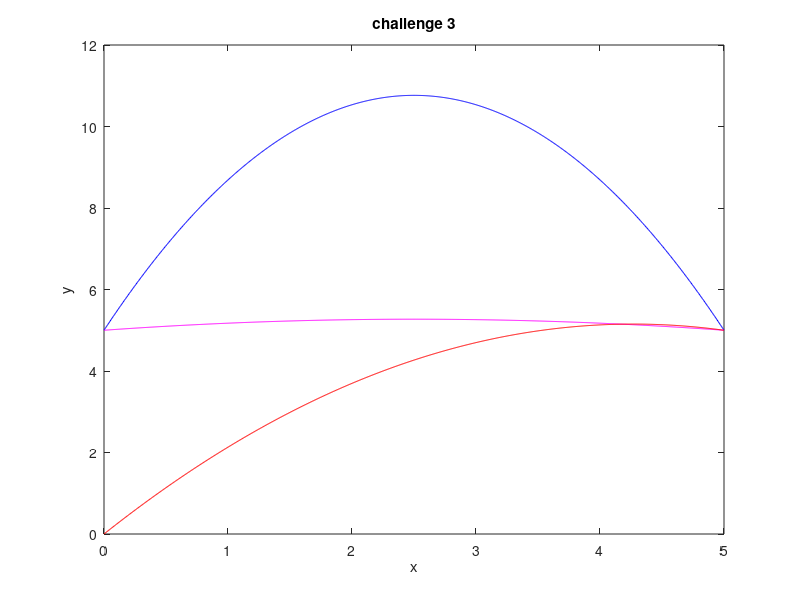

Write the MATLAB code that produced this figure.
X = input('Enter X coordiante of target')
Y = input('Enter Y coordinate of target')
h = input('Enter launch height')
#u = input('Enter launch speed')

g = 9.80665
u = (g^0.5)*(Y+((X^2)+(Y^2))^0.5)^0.5
a = g*(0.5/(u^2))*(X^2)
b = 0-X
c = Y -h + g*(X^2)*(0.5/(u^2))

t1 = (-b + ((b^2)-4*a*c)^0.5)/(2*a)
t2 = (-b - ((b^2)-4*a*c)^0.5)/(2*a)
t3 = ((Y + ((X^2)+(Y^2))^0.5)/X)

x = 0:X/1000:X

y1 = h+ (t1.*x)-((g/(2*(u^2)))*(1+(t1)^2)*(x.^2))
y2 = h+ (t2.*x)-((g/(2*(u^2)))*(1+(t2)^2)*(x.^2))
#y3 = h+(t3.*x)-((g/(2*(u^2)))*(1+(t3)^2)*(x.^2))
y3 = x.*((Y + ((X^2)+(Y^2))^0.5)/X)-((((X^2)+(Y^2))^0.5)/(X^2)).*(x.^2)

plot(x,y1,'b')
hold on
plot(x,y2,'m')
hold on
plot(x,y3,'r')
xlabel('x')
ylabel('y')
title('challenge 3')
